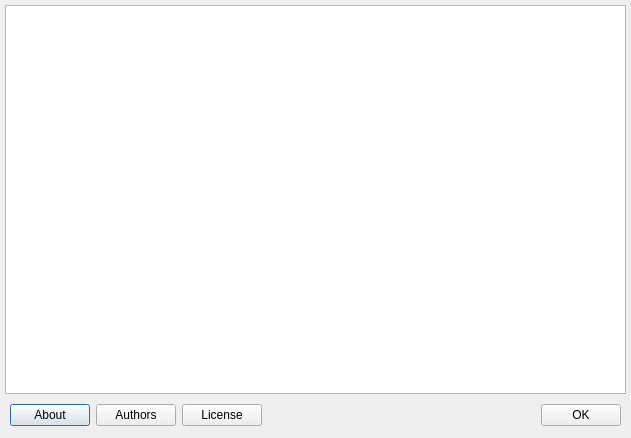
<?xml version="1.0" encoding="UTF-8"?>
<ui version="4.0">
 <class>aboutDialog</class>
 <widget class="QDialog" name="aboutDialog">
  <property name="geometry">
   <rect>
    <x>0</x>
    <y>0</y>
    <width>631</width>
    <height>438</height>
   </rect>
  </property>
  <property name="windowTitle">
   <string>About</string>
  </property>
  <widget class="QWidget" name="layoutWidget">
   <property name="geometry">
    <rect>
     <x>0</x>
     <y>0</y>
     <width>631</width>
     <height>431</height>
    </rect>
   </property>
   <layout class="QVBoxLayout" name="verticalLayout">
    <property name="spacing">
     <number>10</number>
    </property>
    <property name="margin">
     <number>5</number>
    </property>
    <item>
     <widget class="QTextBrowser" name="textBrowser">
      <property name="html">
       <string>&lt;!DOCTYPE HTML PUBLIC &quot;-//W3C//DTD HTML 4.0//EN&quot; &quot;http://www.w3.org/TR/REC-html40/strict.dtd&quot;&gt;
&lt;html&gt;&lt;head&gt;&lt;meta name=&quot;qrichtext&quot; content=&quot;1&quot; /&gt;&lt;style type=&quot;text/css&quot;&gt;
p, li { white-space: pre-wrap; }
&lt;/style&gt;&lt;/head&gt;&lt;body style=&quot; font-family:'Ubuntu'; font-size:11pt; font-weight:400; font-style:normal;&quot;&gt;
&lt;p style=&quot;-qt-paragraph-type:empty; margin-top:0px; margin-bottom:0px; margin-left:0px; margin-right:0px; -qt-block-indent:0; text-indent:0px;&quot;&gt;&lt;br /&gt;&lt;/p&gt;&lt;/body&gt;&lt;/html&gt;</string>
      </property>
     </widget>
    </item>
    <item>
     <layout class="QHBoxLayout" name="horizontalLayout">
      <property name="spacing">
       <number>6</number>
      </property>
      <property name="leftMargin">
       <number>5</number>
      </property>
      <property name="rightMargin">
       <number>5</number>
      </property>
      <item>
       <widget class="QPushButton" name="pushButton_4">
        <property name="text">
         <string>About</string>
        </property>
       </widget>
      </item>
      <item>
       <widget class="QPushButton" name="pushButton_2">
        <property name="text">
         <string>Authors</string>
        </property>
       </widget>
      </item>
      <item>
       <widget class="QPushButton" name="pushButton_3">
        <property name="text">
         <string>License</string>
        </property>
       </widget>
      </item>
      <item>
       <spacer name="horizontalSpacer">
        <property name="orientation">
         <enum>Qt::Horizontal</enum>
        </property>
        <property name="sizeHint" stdset="0">
         <size>
          <width>40</width>
          <height>20</height>
         </size>
        </property>
       </spacer>
      </item>
      <item>
       <widget class="QPushButton" name="pushButton">
        <property name="text">
         <string>OK</string>
        </property>
       </widget>
      </item>
     </layout>
    </item>
   </layout>
  </widget>
 </widget>
 <resources/>
 <connections/>
</ui>
